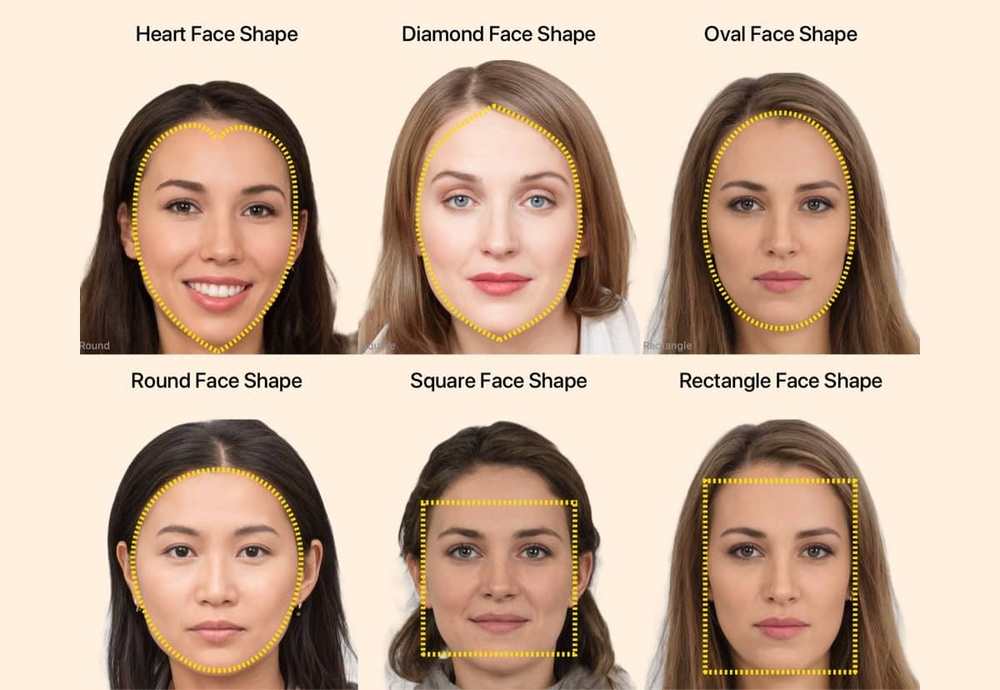
#> input picture images/images.jpg, 1000 x 690 px, shrunk from 1200 x 828 before the run
$ python main.py
#> lines starting #> are read from the running program, lines starting #| are printed output that depends on the picture; after the words box and inside, x2 and y2 are one past the last pixel; in counts of white or black regions, pixels touching at a corner belong together
import cv2
import numpy as np

img = cv2.imread('images/images.jpg')
#> img is the input picture: shape (690, 1000, 3); mean B, G, R 156.9, 176.1, 201.1
grey = cv2.cvtColor(img, cv2.COLOR_BGR2GRAY)
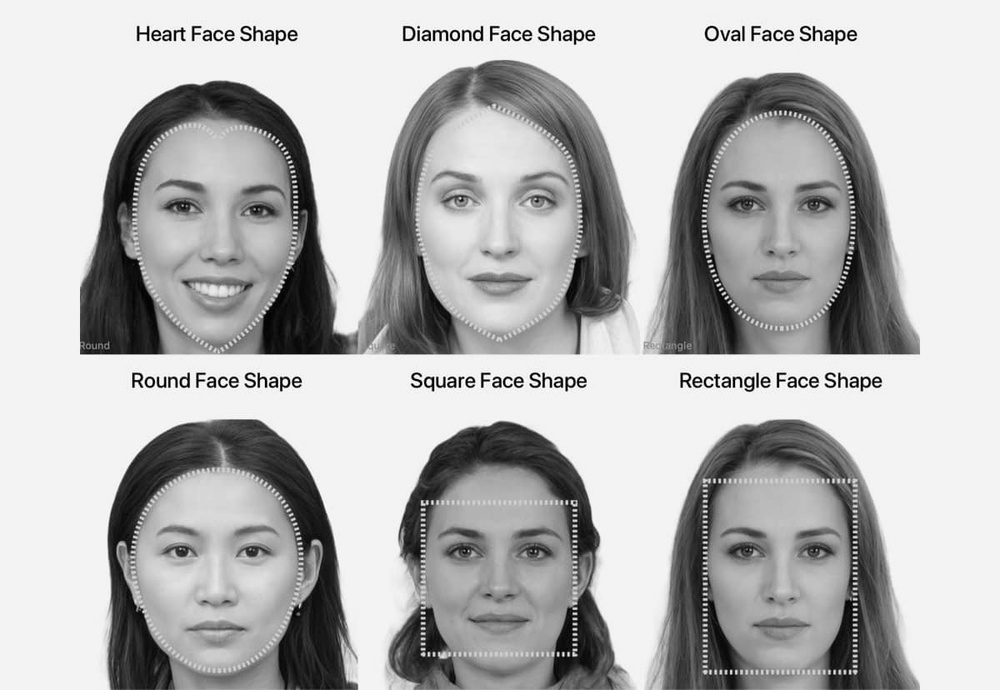
#> grey: shape (690, 1000); min 0, max 255, mean 181.5

faces= cv2.CascadeClassifier('faces.xml')

results = faces.detectMultiScale(grey, scaleFactor =1.1, minNeighbors =3 )
#> results = [[401, 122, 198, 198], [695, 484, 176, 176], [127, 480, 181, 181], [690, 133, 186, 186], [121, 130, 199, 199], [410, 480, 180, 180]]

for(x,y,w,h) in results:
    cv2.rectangle(img, (x,y), (x+w, y+h), (255,0,0), thickness=2)
#> this loop made 6 passes
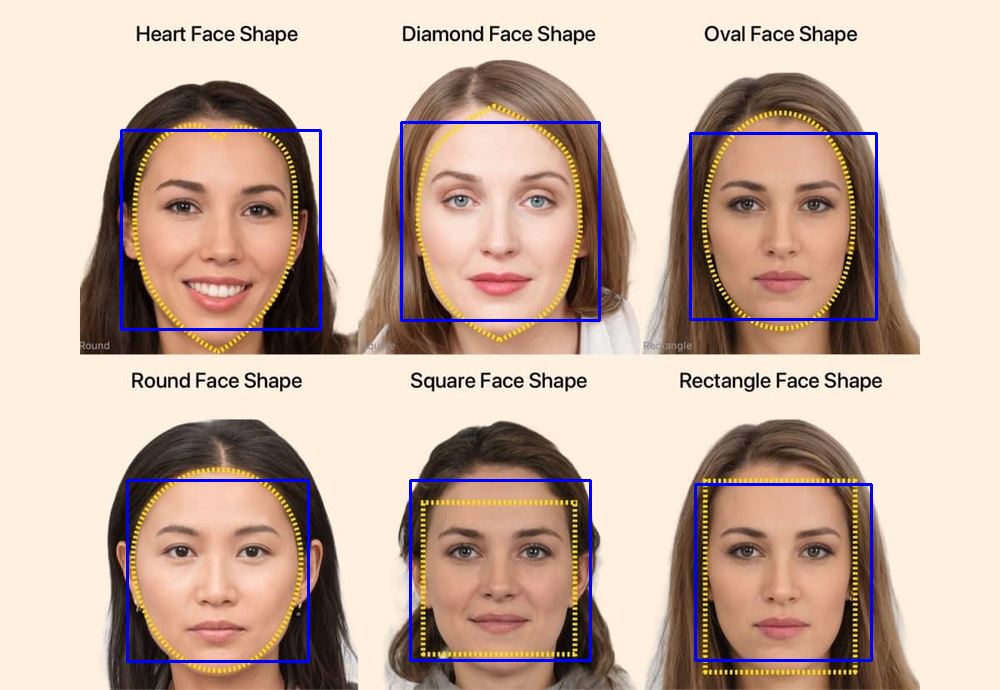
#> img: shape (690, 1000, 3); 1.94% of pixels changed, all inside (x1, y1, x2, y2) = (120, 121, 878, 663)


cv2.imshow('Result',img)
cv2.waitKey(0)
while True:
    cap = cv2.VideoCapture("film/video.mp4")

    grey = cv2.cvtColor(img, cv2.COLOR_BGR2GRAY)

    faces= cv2.CascadeClassifier('faces.xml')

    results = faces.detectMultiScale(grey, scaleFactor =1.1, minNeighbors =3 )
#> results = [[401, 122, 198, 198], [696, 484, 175, 175], [127, 480, 182, 182], [689, 132, 187, 187], [122, 129, 199, 199], [410, 480, 180, 180]]
    for(x,y,w,h) in results:
        cv2.rectangle(img, (x,y), (x+w, y+h), (255,0,0), thickness=2)
#> this loop made 6 passes
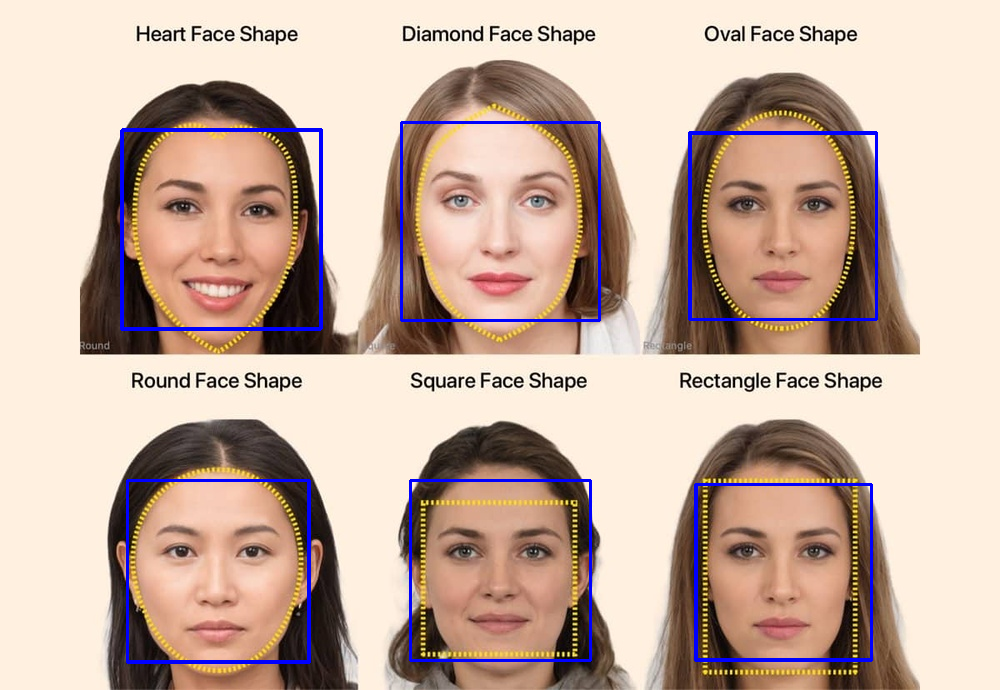
#> img: shape (690, 1000, 3); 0.27% of pixels changed, all inside (x1, y1, x2, y2) = (122, 128, 878, 664)


    while True:
        sucess, img = cap.read()
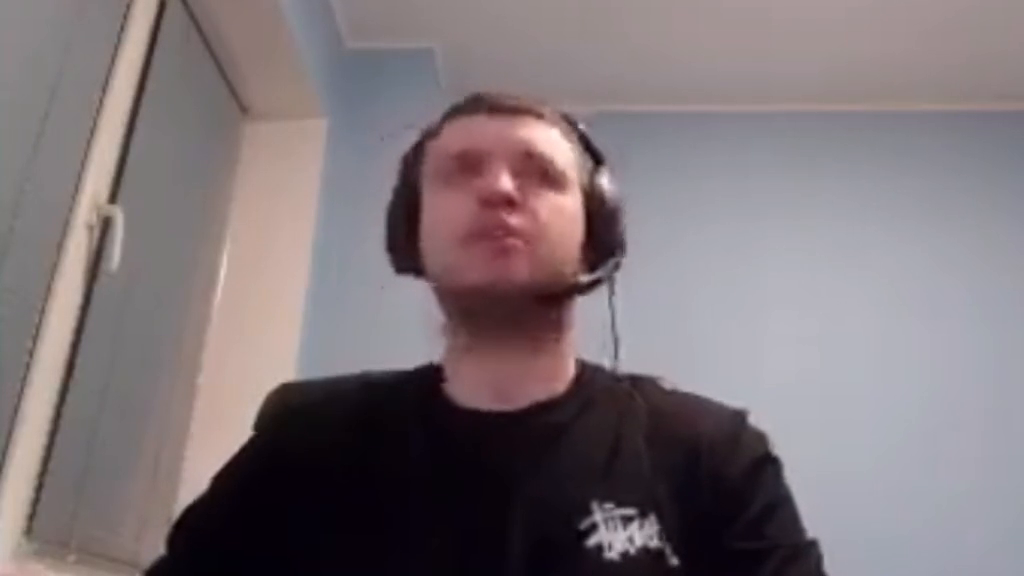
#> input picture frame 70 of film/video.mp4, 1024 x 576 px
#> img is the input picture: shape (576, 1024, 3); mean B, G, R 120.1, 116.1, 126.2

        cv2.imshow('Result', img)

        if cv2.waitKey(1) & ord('q') == 0xFF:
#> (key q is pressed here)
            break
